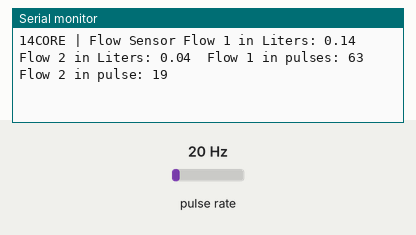
Recording of a sketch running on a simulated ESP8266 (NodeMCU). Parts: the last lines printed to the serial monitor. Wiring (inferred from the names in the program): pulse sensor: data D5. The test bench sets the inputs (shaded band); at power-on: pulse rate 20 Hz.

Above: at 1.2 s.
1.3 s: pulse rate (sensor on D5) set to 4 Hz
At 2.1 s:
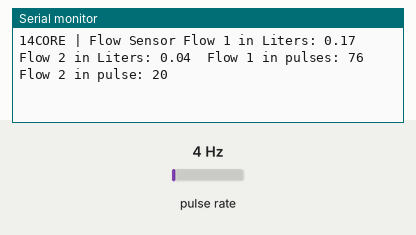
2.8 s: pulse rate (sensor on D5) set to 50 Hz
At 2.8 s:
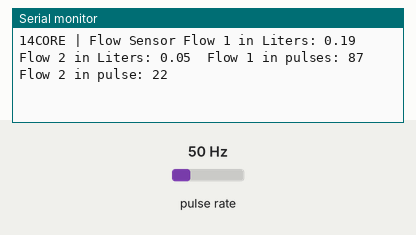
Timing chart, 0 to 5.8 s (numbered marks = the images above; inputs shaded):
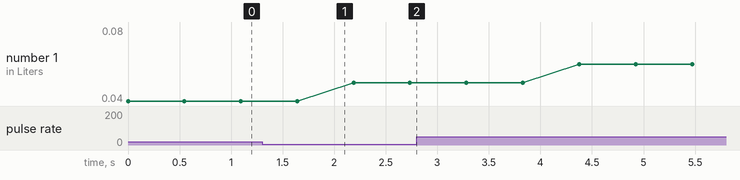

Measured:
- after the input at 1.3 s, the serial monitor: prints a new line after 0.34 s (image 1)

The sketch:

wfss.ino
```cpp
#include <ESP8266WiFi.h> //Library can be download below
#include <WiFiClient.h> //Library can be downloaded below
#include <ESP8266WebServer.h> //Library can be downloaded below
#include <PubSubClient.h>

int sensorPin1 = D5;

//int flowPin2 = 4;
//int flowPin3 = 3;
//int flowPin4 = 2;

unsigned long flow1count = D0;
unsigned long flow2count = D0;

#define countof(a) (sizeof(a) / sizeof(a[0]))


void setup()
{

Serial.begin(9600);
pinMode(sensorPin1, INPUT_PULLUP);
attachInterrupt(sensorPin1, flow1, CHANGE);

}

void loop()
{
flow1();
flow2();
Serial.print("14CORE | Flow Sensor ") ;
Serial.print("Flow 1 in Liters: ");
Serial.print(flow1count/450.0);
Serial.print("\tFlow 2 in Liters: ");
Serial.print(flow2count/450.0);
Serial.print("\tFlow 1 in pulses: ");
Serial.print(flow1count);
Serial.print("\tFlow 2 in pulse: ");
Serial.println(flow2count);
delay(500);
}

void flow1()
{
flow1count +=1;
}

void flow2()
{
flow2count +=1;
}
```
